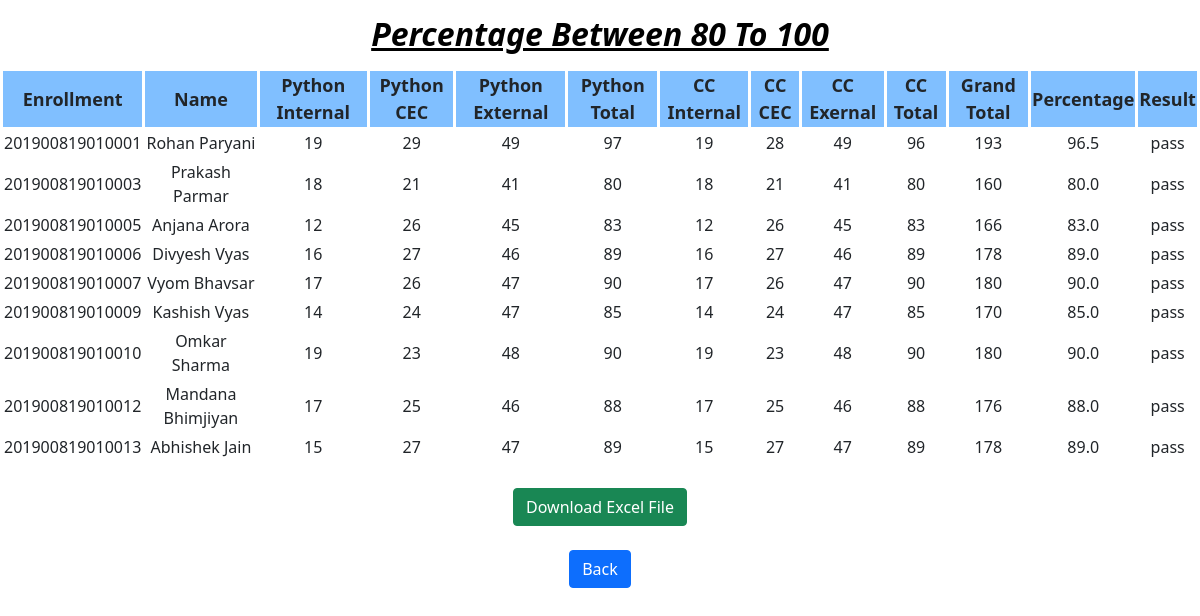
Page /result/grt80.php on the committed database.
### tables this page shows
CREATE TABLE `table1` (
  `enrollment_no` bigint(15) NOT NULL,
  `name` varchar(17) DEFAULT NULL,
  `py_int` varchar(4) DEFAULT NULL,
  `py_cec` varchar(4) DEFAULT NULL,
  `py_ext` varchar(4) DEFAULT NULL,
  `py_total` int(2) DEFAULT NULL,
  `cc_int` varchar(4) DEFAULT NULL,
  `cc_cec` varchar(4) DEFAULT NULL,
  `cc_ext` varchar(4) DEFAULT NULL,
  `cc_total` int(2) DEFAULT NULL,
  `grand_total` int(3) DEFAULT NULL,
  `percentage` decimal(3,1) DEFAULT NULL,
  `result` varchar(20) NOT NULL
);

### result/grt80.php (the view, shortened to what this page needs)
<!DOCTYPE html>
<html lang="en">
<head>
    <link href="https://cdn.jsdelivr.net/npm/bootstrap@5.0.0-beta2/dist/css/bootstrap.min.css" rel="stylesheet">
</head>
<body>
<h1 style="text-align:center">Percentage Between 80 To 100</h1>
<?php
$mysqli = new mysqli("localhost","root","","result");
$greaterthan50 = "select * from table1 where percentage between 80 and 100";
$result = $mysqli->query($greaterthan50);
if ($result->num_rows > 0) {
    echo "<center><table><tr><th>Enrollment</th><th>Name</th><th>Python Internal</th><th>Python CEC</th><th>Python External</th><th>Python Total</th><th>CC Internal</th><th>CC CEC</th><th>CC Exernal</th><th>CC Total</th><th>Grand Total</th><th>Percentage</th><th>Result</th></tr>";
    while($row = $result->fetch_assoc()) {
        echo "<tr><td>" . $row["enrollment_no"]. "</td><td>" . $row["name"]. "</td><td>" . $row["py_int"]. "</td><td>" . $row["py_cec"]. "</td><td>" . $row["py_ext"]. "</td><td>" . $row["py_total"]. "</td><td>" . $row["cc_int"]. "</td><td>" . $row["cc_cec"]. "</td><td>" . $row["cc_ext"]. "</td><td>" . $row["cc_total"]. "</td><td>" . $row["grand_total"]. "</td><td>" . $row["percentage"]. "</td><td>" . $row["result"]. "</td></tr>";
    }
    echo "</table></center>";
    echo "<br/>";
    echo "<center><form action='export_grt80.php' method='post'>";
    echo "<button type='submit' class='btn btn-success'>Download Excel File</button></center></form>";
    echo "<br/>";
} else {
    echo "<center>No Records Found</center>";
}
    echo "<center><form action='home.php' method='post'>";
    echo "<button type='submit' class='btn  btn-primary'>Back</button></center></form>";
?>
</body>
</html>

### result/grt80.php (style rules this page uses)
table, th, td { border: 3px solid white; text-align: center; }
th { background-color: #80bfff; font-size: 18px; }
td { text-align: center; }
h1 { font-weight: bold; font-size: 2em; text-decoration: underline; font-style: italic; color: black; margin-top: 15px; margin-bottom: 15px; }
button { margin-top: 0.5px; }

### rows in the picture
table1: enrollment_no "201900819010001", name "Rohan Paryani", py_int "19", py_cec "29", py_ext "49", py_total "97", cc_int "19", cc_cec "28", cc_ext "49", cc_total "96", grand_total "193", percentage "96.5", result "pass"
table1: enrollment_no "201900819010003", name "Prakash Parmar", py_int "18", py_cec "21", py_ext "41", py_total "80", cc_int "18", cc_cec "21", cc_ext "41", cc_total "80", grand_total "160", percentage "80.0", result "pass"
table1: enrollment_no "201900819010005", name "Anjana Arora", py_int "12", py_cec "26", py_ext "45", py_total "83", cc_int "12", cc_cec "26", cc_ext "45", cc_total "83", grand_total "166", percentage "83.0", result "pass"
table1: enrollment_no "201900819010006", name "Divyesh Vyas", py_int "16", py_cec "27", py_ext "46", py_total "89", cc_int "16", cc_cec "27", cc_ext "46", cc_total "89", grand_total "178", percentage "89.0", result "pass"
table1: enrollment_no "201900819010007", name "Vyom Bhavsar", py_int "17", py_cec "26", py_ext "47", py_total "90", cc_int "17", cc_cec "26", cc_ext "47", cc_total "90", grand_total "180", percentage "90.0", result "pass"
table1: enrollment_no "201900819010009", name "Kashish Vyas", py_int "14", py_cec "24", py_ext "47", py_total "85", cc_int "14", cc_cec "24", cc_ext "47", cc_total "85", grand_total "170", percentage "85.0", result "pass"
table1: enrollment_no "201900819010010", name "Omkar Sharma", py_int "19", py_cec "23", py_ext "48", py_total "90", cc_int "19", cc_cec "23", cc_ext "48", cc_total "90", grand_total "180", percentage "90.0", result "pass"
table1: enrollment_no "201900819010012", name "Mandana Bhimjiyan", py_int "17", py_cec "25", py_ext "46", py_total "88", cc_int "17", cc_cec "25", cc_ext "46", cc_total "88", grand_total "176", percentage "88.0", result "pass"
table1: enrollment_no "201900819010013", name "Abhishek Jain", py_int "15", py_cec "27", py_ext "47", py_total "89", cc_int "15", cc_cec "27", cc_ext "47", cc_total "89", grand_total "178", percentage "89.0", result "pass"
